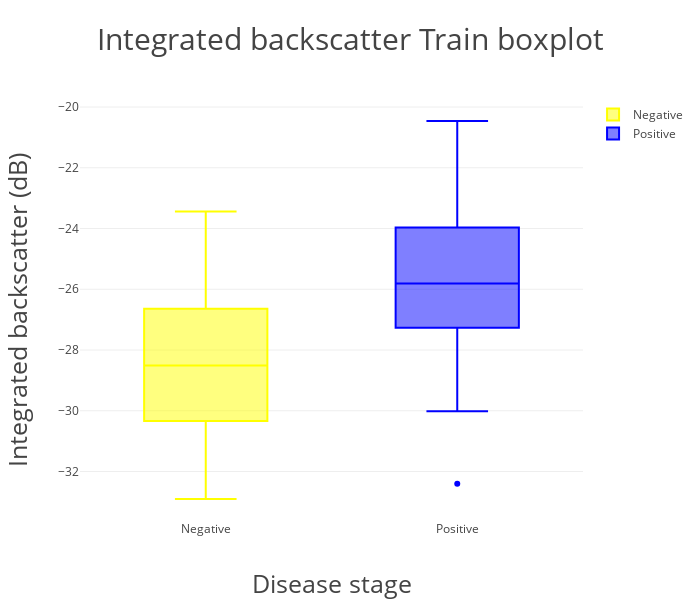
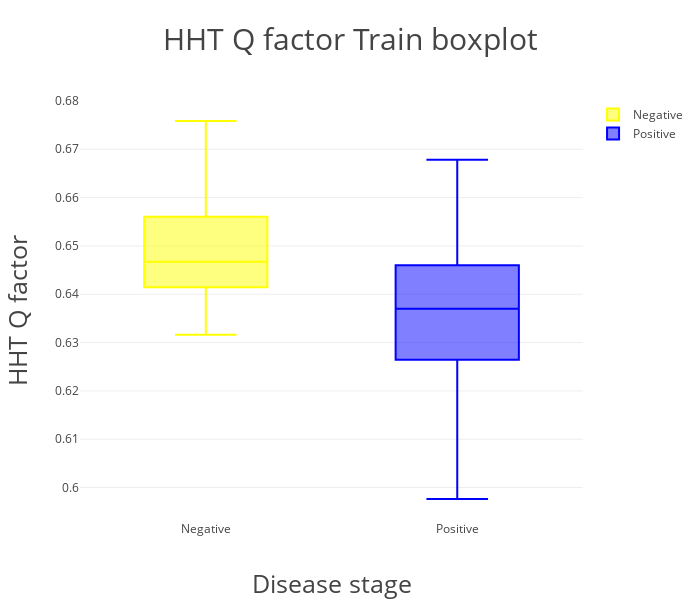

The code cell stored with these charts, in order, in its notebook:
### Markdown cell above
># train dataset
>>## separate in two categories by steatosis:
>>>### negative : < 10%
>>>### positive : >= 10%

### Code cell
# Box plot
# import models
import xlrd
import numpy as np
import plotly.plotly as py
import plotly.graph_objs as go
from plotly.offline import init_notebook_mode, iplot

# open offline plotly
init_notebook_mode(connected=True)

# load data
## Pathology for train
data = xlrd.open_workbook("Pathology.xlsx").sheets()[0]

y_train = np.zeros((111, 3))
y_train[:, 0] = data.col_values(3)  # y0 = Integrated backscatter
y_train[:, 1] = data.col_values(4)  # y1 = Q factor (HHT)
y_train[:, 2] = data.col_values(6)  # y2 = Homogeneity factor

### group
y0 = []
y1 = []
nrows = data.nrows
for i in range(nrows):  # X = 'T' or 'F' from Pathology data 
    if data.cell(i,1).value < 10:
        y0.append(y_train[i, :].tolist())
    elif data.cell(i,1).value >= 10:
        y1.append(y_train[i, :].tolist())

### list to array
y0 = np.asarray(y0)
y1 = np.asarray(y1)

# def box_plot
def box_plot(i):
    trace0 = go.Box(y = y0[:, i], name = 'Negative', marker = dict(color = 'yellow'))
    trace1 = go.Box(y = y1[:, i], name = 'Positive', marker = dict(color = 'blue'))
    layout=go.Layout(height = '600',
                     width = '700',
                     title = '{0} Train boxplot'.format(categories[i]),
                     titlefont = {'size':'30'},
                     xaxis = {'title':'Disease stage', 'titlefont':{'size':'25'}},
                     yaxis = {'title':'{0}'.format(features[i]), 'titlefont':{'size':'25'}})
    traces = [trace0, trace1]
    fig = go.Figure(data=traces, layout=layout)
    py.image.save_as(fig, filename = 'Data visualization\{0} Train boxplot_w.png'.format(categories[i]))
    iplot(fig)

# plot
categories = ['Integrated backscatter', 'HHT Q factor', 'Homogeneity factor']
features = ['Integrated backscatter (dB)', 'HHT Q factor', 'Homogeneity factor']
for i in range(3):
    box_plot(i)

### Figure 1 — Plotly figure (JSON) as saved in the notebook; plotly's stock layout.template omitted (floating-point values rounded to 4 significant figures)
{"data": [{"marker": {"color": "yellow"}, "name": "Negative", "type": "box", "uid": "99d5c1", "y": [-25.86, -28.0, -24.73, -24.59, -27.48, -24.0, -30.94, -32.91, -28.91, -28.21, -30.13, -29.33, -32.33, -26.44, -23.44, -30.88, -31.58, -31.71, -30.34, -25.99, -25.94, -28.51, -31.06, -30.76, -31.42, -30.63, -30.63, -29.54, -26.56, -29.26, -27.07, -29.59, -29.02, -26.9, -28.33, -30.13, -28.4, -29.38, -28.66, -27.91, -25.78, -27.45, -25.26, -27.39, -27.38, -30.33, -27.64, -31.41, -30.29, -25.41, -24.86]}, {"marker": {"color": "blue"}, "name": "Positive", "type": "box", "uid": "22d004", "y": [-28.05, -29.38, -28.07, -27.13, -23.68, -28.45, -20.46, -26.7, -29.47, -25.51, -29.14, -26.29, -29.61, -30.02, -26.35, -25.04, -25.57, -24.61, -24.11, -28.13, -23.02, -28.64, -26.34, -24.05, -27.11, -22.85, -24.54, -23.16, -27.2, -26.41, -26.69, -25.8, -20.5, -26.01, -24.81, -25.16, -28.14, -25.23, -23.89, -26.29, -25.82, -29.36, -25.6, -24.23, -26.64, -32.4, -23.75, -29.3, -26.75, -22.04, -22.91, -25.44, -20.94, -24.46, -27.33, -20.52, -23.14, -26.81, -21.8, -23.48]}], "layout": {"height": "600", "title": "Integrated backscatter Train boxplot", "titlefont": {"size": "30"}, "width": "700", "xaxis": {"autorange": true, "range": [-0.5, 1.5], "title": "Disease stage", "titlefont": {"size": "25"}, "type": "category"}, "yaxis": {"autorange": true, "range": [-33.6, -19.77], "title": "Integrated backscatter (dB)", "titlefont": {"size": "25"}, "type": "linear"}}}

### Figure 2 — Plotly figure (JSON) as saved in the notebook; plotly's stock layout.template omitted (floating-point values rounded to 4 significant figures)
{"data": [{"marker": {"color": "yellow"}, "name": "Negative", "type": "box", "uid": "dcb712", "y": [0.6527, 0.645, 0.6487, 0.6759, 0.6553, 0.648, 0.6387, 0.6394, 0.6368, 0.6497, 0.6425, 0.6399, 0.6452, 0.6472, 0.6497, 0.6427, 0.6347, 0.6364, 0.6467, 0.6579, 0.6423, 0.6447, 0.6633, 0.6608, 0.6516, 0.6457, 0.6558, 0.6454, 0.6583, 0.639, 0.6561, 0.6446, 0.6412, 0.6503, 0.6491, 0.645, 0.6407, 0.6628, 0.6589, 0.6409, 0.6562, 0.6635, 0.6629, 0.6422, 0.6381, 0.641, 0.6316, 0.6602, 0.6438, 0.6477, 0.6566]}, {"marker": {"color": "blue"}, "name": "Positive", "type": "box", "uid": "02f00d", "y": [0.6347, 0.634, 0.6242, 0.6475, 0.6228, 0.6464, 0.6348, 0.6388, 0.6429, 0.6498, 0.6464, 0.6435, 0.6387, 0.6435, 0.6598, 0.6377, 0.6543, 0.6545, 0.6369, 0.6325, 0.6257, 0.6469, 0.6533, 0.6456, 0.6381, 0.6323, 0.628, 0.6257, 0.6245, 0.6377, 0.6381, 0.6434, 0.6371, 0.649, 0.6258, 0.617, 0.6528, 0.6416, 0.6304, 0.647, 0.6084, 0.6678, 0.6359, 0.6145, 0.6503, 0.6065, 0.6329, 0.639, 0.6296, 0.6493, 0.6219, 0.5976, 0.6171, 0.6411, 0.6282, 0.6286, 0.6271, 0.6196, 0.6203, 0.6334]}], "layout": {"height": "600", "title": "HHT Q factor Train boxplot", "titlefont": {"size": "30"}, "width": "700", "xaxis": {"autorange": true, "range": [-0.5, 1.5], "title": "Disease stage", "titlefont": {"size": "25"}, "type": "category"}, "yaxis": {"autorange": true, "range": [0.5933, 0.6802], "title": "HHT Q factor", "titlefont": {"size": "25"}, "type": "linear"}}}
